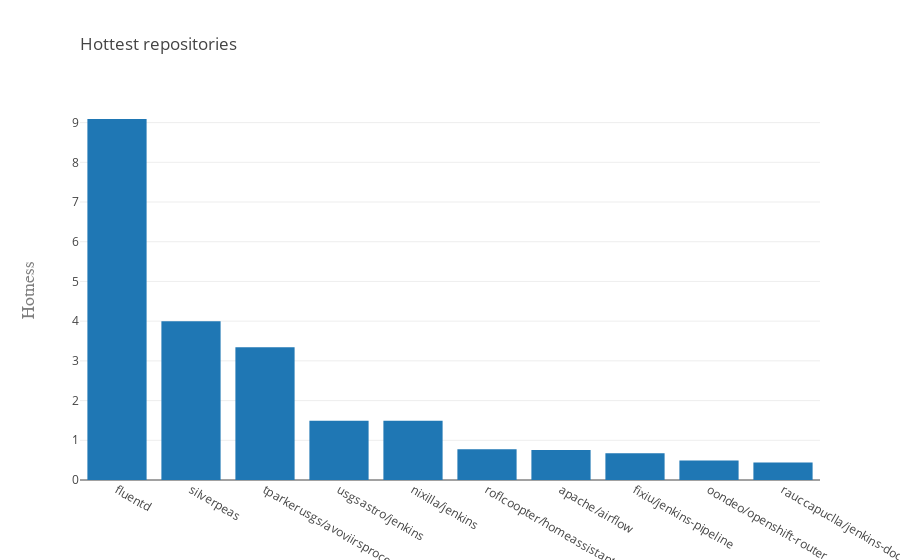

The code cell stored with this chart in its notebook:
### Code cell
hotness(100,150,top=10).head(10)

### Figure 1 — Plotly figure (JSON) as saved in the notebook; plotly's stock layout.template omitted (floating-point values rounded to 4 significant figures)
{"data": [{"type": "bar", "uid": "546a0e8d-0229-49d0-8664-7da5e59402b2", "x": ["fluentd", "silverpeas", "tparkerusgs/avoviirsprocessor", "usgsastro/jenkins", "nixilla/jenkins", "roflcoopter/homeassistant-socat", "apache/airflow", "fixiu/jenkins-pipeline", "oondeo/openshift-router", "rauccapuclla/jenkins-docker"], "y": [9.091, 4, 3.346, 1.492, 1.49, 0.7742, 0.7544, 0.6733, 0.4881, 0.4388]}], "layout": {"title": {"text": "Hottest repositories", "x": 0, "xref": "paper"}, "yaxis": {"title": {"font": {"color": "#7f7f7f", "family": "Courier New, monospace", "size": 18}, "text": "Hotness"}}}}
